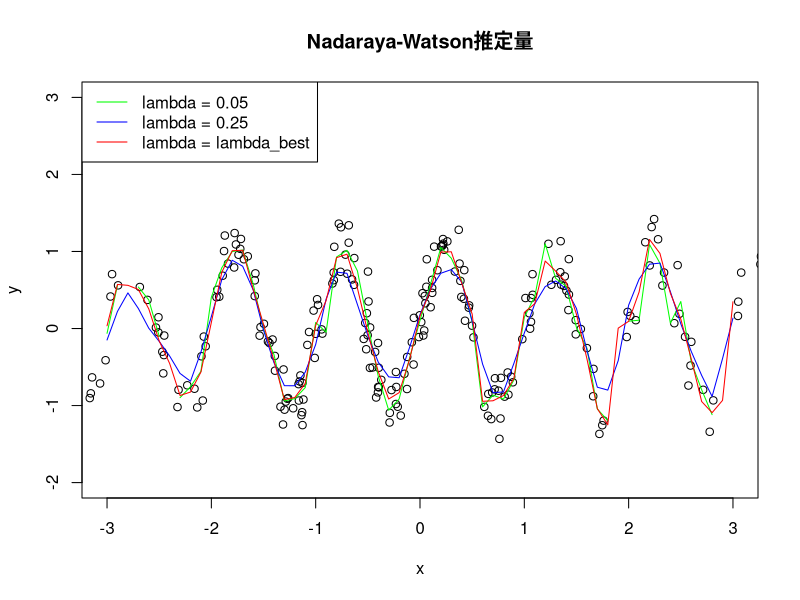

This figure's R source:
# Clear environment
rm(list = ls())

# Setting Japanese font (for MacOSX)
# par(family= "HiraKakuProN-W3")

# Chapter6 e.g.60
# Nadaraya-Watson推定量はカーネル密度推定の回帰版であり、
# ノンパラメトリックな回帰手法の一つである。
# 本コードではNadaraya-Watson推定量にEpanechnikovカーネルを適用する。
# コードの処理内容を追うと分かるが、Nadaraya-Watson推定量を用いた回帰は、
# 応答変数yの値が説明変数xに対して一価関数的な場合にうまく機能する。

# データ生成
n <- 250
x <- 2 * rnorm(n)
y <- sin(2 * pi * x) + rnorm(n) / 4 # y = sin(2pi * x)という一価関数でデータを生成する。

# Epanechnikovカーネルの定義式中における関数D(t)
D <- function(t) {
  return(max(0.75 * (1 - t ^ 2), 0))
}

# Epanechnikovカーネルの定義式K_{lambda}(x, y)
K <- function(x, y, lambda) {
  return(D(abs(x - y) / lambda))
}

# Nadaraya-Watson推定量の定義式f(x)
# 今回はEpanechnikovカーネルをKとして考えるので、引数にlambdaが入る。
f <- function(z, lambda) { 
  numer <- 0 # fの分子
  denom <- 0 # fの分母
  for (i in 1:n) {
    numer <- numer + K(x[i], z, lambda) * y[i] # 定義式中の分子を計算。
    denom <- denom + K(x[i], z, lambda) # 定義式中の分母を計算。
  }
  return(numer / denom)
}

# lambda = 0.05, 0.25としてNadaraya-Watson推定量を計算し、プロットする。
plot(seq(-3, 3, length = 10), # x軸のticks
     seq(-2, 3, length = 10), # y軸のticks
     type = "n", # このplot()では軸だけ描く。データはプロットしない。
     xlab = "x", ylab = "y")
points(x, y) # データのプロット
xx <- seq(-3, 3, 0.1) # Nadaraya-Watson推定量で回帰を行うためのx値。
yy <- NULL # 各x値に対するNadaraya-Watson推定量を記録する配列。
for (zz in xx) {
  yy <- c(yy, f(zz, 0.05)) # lambda = 0.05としてNadaraya-Watson推定量を計算。
}
lines(xx, yy, col = "green") # 緑色の線でlambda = 0.05の結果をプロット。
yy <- NULL
for (zz in xx) {
  yy <- c(yy, f(zz, 0.25)) # lambda = 0.25としてNadaraya-Watson推定量を計算。
}
lines(xx, yy, col = "blue") # 青色の線でlambda = 0.25の結果をプロット。

# Nadaraya-Watson推定量を計算する際の最適なlambdaをCVにより求める。
m <- n / 10 # 10-fold CVとする。
lambda_seq <- seq(0.05, 1, 0.01) # 評価するlambda値の範囲。
SS_min <- Inf # 最小CV二乗誤差
for (lambda in lambda_seq) {
  SS <- 0 # 評価しようとするlambda値におけるCV二乗誤差
  for (k in 1:10) { # 10-fold CV
    test <- ((k - 1) * m + 1):(k * m) # テスト用データの添字
    train <- setdiff(1:n, test) # 学習用データの添字
    for (j in test) {
      numer_j <- 0 # Nadaraya-Watson推定量定義式の分子
      denom_j <- 0 # Nadaraya-Watson推定量定義式の分母
      for (i in train) {
        K_ij <- K(x[i], x[j], lambda) # テストデータjと学習データiの間のEpanechnikovカーネル値を計算。
        numer_j <- numer_j + K_ij * y[i] # テストデータjにおけるNadaraya-Watson推定量の分子を計算。
        denom_j <- denom_j + K_ij # テストデータjにおけるNadaraya-Watson推定量の分母を計算。
      }
      if (denom_j == 0) { # テストデータjと学習データ達がlambda値に比して極端に離れていた場合、こうなる可能性がある。
        d_min <- Inf # テストデータjと各学習データとのEuclid距離の最小値
        for (i in train) {
          d <- abs(x[j] - x[i]) # テストデータjと各学習データとのEuclid距離を計算。
          if (d < d_min) {
            d_min <- d
            index <- i # テストデータと最もEuclid距離の近い学習データの添字を記録。
          }
        }
        z <- y[index] # Nadaraya-Watson推定量が計算できない場合は、テストデータと最もEuclid距離の近い学習データxにおけるy値を推定値とする。
      } else {
        z <- numer_j / denom_j # Nadaraya-Watson推定量が計算できる場合は、それを推定値とする。
      }
      SS <- SS + (y[j] - z) ^ 2 # 各テストデータy値とその推定値間の二乗誤差を計算し、総和を記録する。これが当該lambda値におけるCV評価値となる。
    }
  }
  print(SS) # CV評価値を標準出力へ。
  if (SS < SS_min) {
    SS_min <- SS
    lambda_best <- lambda # 最小CV評価値を叩き出したlambda値（=最適lambda値）を記録。
  }
}

# 最適lambda値を用いてNadaraya-Watson推定量を計算し、プロットする。
yy <- NULL # 各x値に対するNadaraya-Watson推定量を記録する配列。
for (zz in xx) {
  yy <- c(yy, f(zz, lambda_best)) # 最適lambdaでのNadaraya-Watson推定量を計算。
}
lines(xx, yy, col = "red") # 赤い直線でプロットする。
title("Nadaraya-Watson推定量")
legend("topleft", 
       legend = paste0("lambda = ", c(0.05, 0.25, "lambda_best")),
       lwd = 1,
       col = c("green", "blue", "red"))
